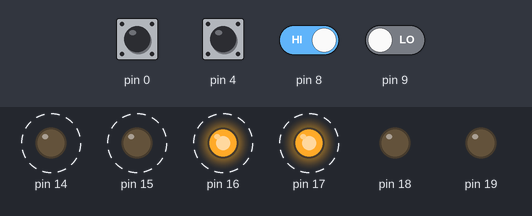
The sketch below on a simulated Arduino Uno, built with avr-gcc and run on an emulated ATmega328P. Shown: output pins drawn as LEDs (lit = HIGH). Dashed ring = blinking. The inputs (shaded band) are chosen by the test bench; at power-on: pin 0, pin 4, pin 8 HIGH, pin 9 LOW.

Above: at 3.8 s.
3.9 s: pin 4 pulled LOW for 1.8 s
7.6 s: pin 8 driven LOW
At 9.75 s:
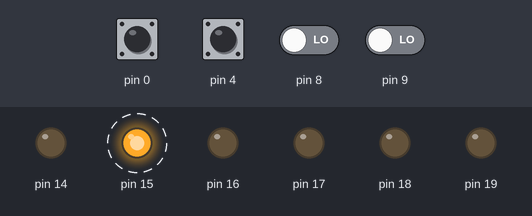
12.6 s: pin 8 driven HIGH
At 12.75 s:
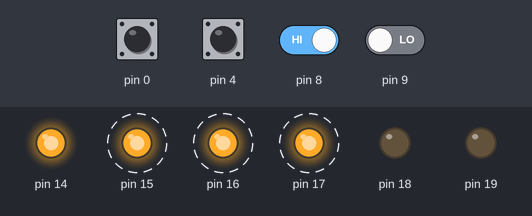
16.1 s: pin 9 driven HIGH
At 17.9 s:
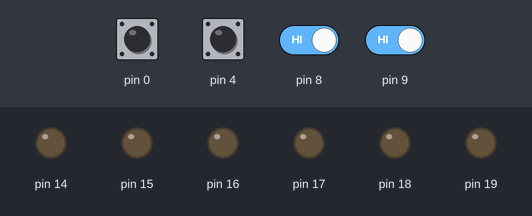
18.2 s: pin 0 pulled LOW for 1.8 s
At 18.35 s:
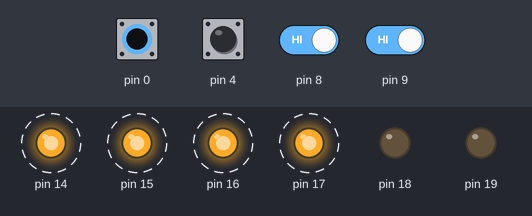
21.7 s: pin 9 driven LOW
At 21.85 s:
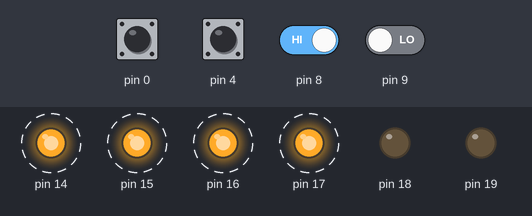
Timing chart, 0 to 26.2 s (numbered marks = the images above; inputs shaded):
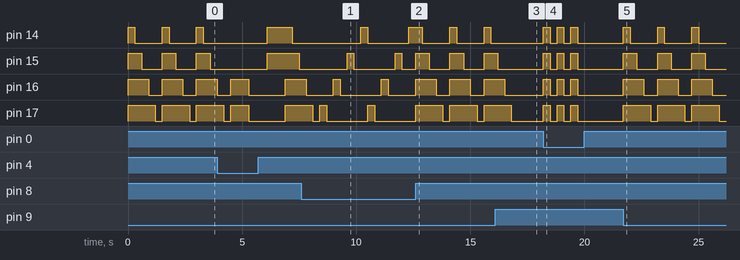

Measured:
- after the input at 7.6 s, pin 15: alternates HIGH for 0.30 s and LOW for 1.8 s, starting after 2.0 s
- after the input at 12.6 s, pin 16: alternates HIGH for 0.90 s and LOW for 0.60 s, starting at once; pin 17: alternates HIGH for 1.2 s and LOW for 0.30 s, starting after 1.2 s
- after the input at 16.1 s, pin 14: stays LOW (without the input it goes to HIGH after 1.0 s); pin 15: goes on until 16.2 s, then stays LOW; pin 16: goes on until 16.5 s, then stays LOW; pin 17: goes on until 16.8 s, then stays LOW
- after the input at 18.2 s, pin 14–17: alternates HIGH for 0.30 s and LOW for 0.30 s, 6 changes in all, then stays LOW, starting at once
- after the input at 21.7 s, pin 14: alternates HIGH for 0.30 s and LOW for 1.2 s, starting at once; pin 15: alternates HIGH for 0.60 s and LOW for 0.90 s, starting at once; pin 16: alternates HIGH for 0.90 s and LOW for 0.60 s, starting at once; pin 17: alternates HIGH for 1.2 s and LOW for 0.30 s, starting at once
- by itself, pin 15: alternates HIGH for 0.60 s and LOW for 0.90 s

The sketch:

Exe_1_.ino
```cpp
#include <util/delay.h>
int main(){
  // Configuração de pinos
  DDRD = 0;  // Configura PD0 e PD4 como entrada
  DDRB = 0;  // Configura PB0 e PB1 como entrada
  DDRC = 0b11111111; // Configura PC0 a PC7 como saída
  PORTD |= (1<<PD0) | (1<<PD4); // Habilita pull-up interno para PD0 e PD4

  PORTC = 0; // Apaga todos os LEDs no início

  for(;;){
    // Chave A: Todos os LEDs piscam a cada 300ms
    if (!(PIND & (1<<PD0))) {
      PORTC |= (1<<PC3);
      PORTC |= (1<<PC2);
      PORTC |= (1<<PC1);
      PORTC |= (1<<PC0);
      _delay_ms(300);
      PORTC &= (~(1<<PC3));
      PORTC &= (~(1<<PC2));
      PORTC &= (~(1<<PC1));
      PORTC &= (~(1<<PC0));
      _delay_ms(300);
    }

    // Chave B: Acende alternadamente dois LEDs por vez
    else if (!(PIND & (1<<PD4))) {
      PORTC |= (1<<PC3);
      PORTC |= (1<<PC2);
      _delay_ms(800);
      PORTC &= (~(1<<PC3));
      PORTC &= (~(1<<PC2));
      _delay_ms(800);
      PORTC |= (1<<PC1);
      PORTC |= (1<<PC0);
      _delay_ms(800);
      PORTC &= (~(1<<PC1));
      PORTC &= (~(1<<PC0));
    }

    // Chave C: Liga LEDs sequencialmente
    else if (!(PINB & (1<<PB0))) {
       PORTC |= (1<<PC3);
      _delay_ms(300);
      PORTC &= (~(1<<PC3));
      _delay_ms(300);
      PORTC |= (1<<PC2);
      _delay_ms(300);
      PORTC &= (~(1<<PC2));
      _delay_ms(300);
      PORTC |= (1<<PC1);
      _delay_ms(300);
       PORTC &= (~(1<<PC1));
      _delay_ms(300);
      PORTC |= (1<<PC0);
      _delay_ms(300);
      PORTC &= (~(1<<PC0));
    }

    // Chave D: Desliga LEDs um por um
    else if (!(PINB & (1<<PB1))) {
      PORTC |= (1<<PC3);
      PORTC |= (1<<PC2);
      PORTC |= (1<<PC1);
      PORTC |= (1<<PC0);
      _delay_ms(300);
      PORTC &= (~(1<<PC0));
      _delay_ms(300);
      PORTC &= (~(1<<PC1));
      _delay_ms(300);
      PORTC &= (~(1<<PC2));
      _delay_ms(300);
      PORTC &= (~(1<<PC3));
      _delay_ms(300);
    }
  }
}
```
